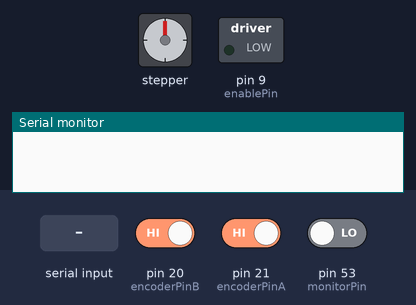
This sketch was run on a simulated Arduino Mega 2560, built with avr-gcc and run on an emulated ATmega2560. On the bench: stepper motor, switched loads named in the sketch (green lamp = pin HIGH), the last lines printed to the serial monitor. Inputs (shaded band) come from the test bench; at power-on: pin 20 (encoderPinB) HIGH, pin 21 (encoderPinA) HIGH, pin 53 (monitorPin) LOW. Stepper angles assume 200 steps per turn; pins used as bus, display or sensor lines are not drawn.

Above: at 2.2 s.
2.3 s: "START\n" received over Serial
At 5.7 s:
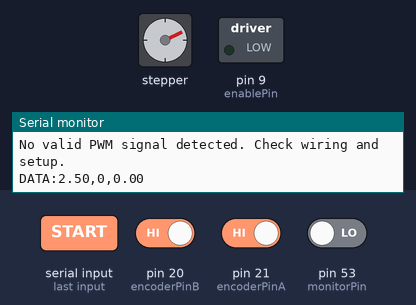
At 9.9 s:
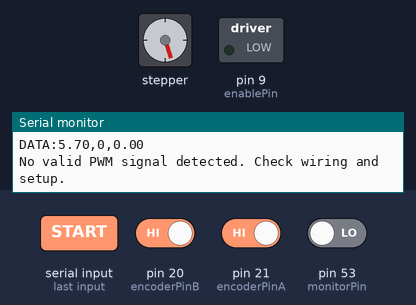
Timing chart, 0 to 20.3 s (numbered marks = the images above; inputs shaded):
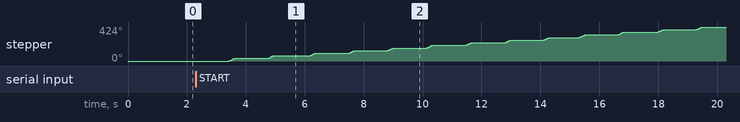

The sketch:

main.ino
```cpp
/*
* Open Road Profiler firmware written by Asad Melibaev
*/

#include "GantryControl.h" // Contains driver and induction sensor controls
#include "LiDARSystem.h" // Contains only the LiDAR controls

void setup() {
    Serial.begin(115200);
    setupGantry(); // Code for gantry setup
    setupLidar();  // Code for LiDAR setup
}

void loop() {
    if (Serial.available() > 0) {
        String command = Serial.readStringUntil('\n');

        // Check for the "START" command from the Python script
        if (command == "START") {
            collectDataPoints(0, 250, 0.1); // Start collecting data move 2.5cm at 0.1 increment steps, so thats like 250v data points
            sendDataToRaspberryPi();
        }
    }
}

void collectDataPoints(float startX, float endX, float stepSize) {
    for (float x = startX; x <= endX; x += stepSize) {
        move_rail_x(x);
        delay(1); // Stabilize the gantry
        readLidar();

        // Send data in the structured format
        Serial.print("DATA:");
        Serial.print(x);        // X value
        Serial.print(",");
        Serial.print(0);        // Y value (always 0)
        Serial.print(",");
        Serial.print(distanceCM); // Z value from LiDAR
        Serial.println();
    }
}

void sendDataToRaspberryPi() {
    Serial.println("Data collection complete!");
}
```

GantryControl.cpp
```cpp
// GantryControl.cpp
#include "GantryControl.h"
#include <math.h>

const uint32_t INFINITY_INT = UINT32_MAX; // 4294967295
const double RC = 0.1466275659824047;     // Rotary calibration constant
const double CN = 1.33351439541; // Rotary Conversion constant
const int stepPin = 13;
const int dirPin = 12;
const int enablePin = 9;
const int encoderPinA = 21;
const int encoderPinB = 20;
const int EndStop0 = 2;
const int EndStop1 = 3;

volatile long encoderPosition = 0;
volatile bool lastAState = LOW;
volatile int offsetFromExpected = 0;

AccelStepper stepper(1, stepPin, dirPin);

void updateEncoder() {
    bool currentAState = digitalRead(encoderPinA);
    bool currentBState = digitalRead(encoderPinB);

    if (currentAState != lastAState) {
        if (currentBState == currentAState) {
            encoderPosition++;
        } else {
            encoderPosition--;
        }
    }

    lastAState = currentAState;
}

void correctLocation(int offsetFromExpected) {
    stepper.moveTo(offsetFromExpected);
    while (stepper.distanceToGo() != 0) {
        stepper.run();
    }
}

void verifiedAccuracy(int distance, int pulses) {
    double TOLERANCE = 0.1; // in mm

    if (fabs(encoderPosition * RC - distance) > TOLERANCE) {
        offsetFromExpected = pulses * CN - encoderPosition;
    }
}

bool move_rail_x(int distance) {
    int pulses = (distance / (2 * PI * 28)) * 3200;
    stepper.moveTo(pulses);
    while (stepper.distanceToGo() != 0) {
        stepper.run();
    }
    return true;
}

void setupGantry() {
    pinMode(EndStop0, INPUT);
    pinMode(EndStop1, INPUT);
    pinMode(enablePin, OUTPUT);
    digitalWrite(enablePin, LOW);
    pinMode(encoderPinA, INPUT_PULLUP);
    pinMode(encoderPinB, INPUT_PULLUP);

    attachInterrupt(digitalPinToInterrupt(encoderPinA), updateEncoder, CHANGE);
    attachInterrupt(digitalPinToInterrupt(encoderPinB), updateEncoder, CHANGE);

    /*
    * Speed and Acceleration settings all in mm
    */
    stepper.setMaxSpeed(2000);
    stepper.setAcceleration(1000);
}

bool MovementUnitTest(float distance) {
    if (CalibrateSystem()) {
        move_rail_x(distance);
        Serial.print("Encoder Position: ");
        Serial.print(encoderPosition * RC);
        Serial.println(" mm");
        Serial.print("Intended Position: ");
        Serial.print(distance);
        Serial.println(" mm");
        if ((round(encoderPosition * RC * 100.0) / 100.0) == distance)
            Serial.println("Unit test 1 passed");
        return true;
    } else {
        Serial.println("Unit test 1 failed");
        return false;
    }
}

bool CalibrateSystem() {
    int InitialEndStopState = digitalRead(EndStop0);
    int RailDistance = 2500;
    bool wait = true;
    if (InitialEndStopState == HIGH) {
        while (wait) {
            wait = !(move_rail_x(RailDistance));
        }
        int LastEndStopState = digitalRead(EndStop1);
        if (LastEndStopState == HIGH) {
            move_rail_x(-1 * RailDistance);
            return true;
        } else {
            Serial.println("Positioning verification has failed!!!");
            return false;
        }
    } else {
        Serial.println("Please Move the block to the start position!!!");
        return false;
    }
}
```

GantryControl.h
```cpp
// GantryControl.h
#ifndef GANTRY_CONTROL_H
#define GANTRY_CONTROL_H

#include <AccelStepper.h>
#include <math.h>

// Constants
extern const uint32_t INFINITY_INT; // Represents a large integer value
extern const double RC;              // Rotary calibration constant
extern const double CN;              // Conversion constant
extern const int stepPin;            // Pin for stepper motor step signal
extern const int dirPin;             // Pin for stepper motor direction signal
extern const int enablePin;          // Pin to enable the stepper driver
extern const int encoderPinA;        // Encoder pin A
extern const int encoderPinB;        // Encoder pin B
extern const int EndStop0;           // Pin for end stop sensor 0
extern const int EndStop1;           // Pin for end stop sensor 1
extern volatile long encoderPosition; // Current position of the encoder
extern volatile bool lastAState;     // Last state of encoder pin A
extern volatile int offsetFromExpected; // Offset from expected position

// Function declarations
void updateEncoder();
void correctLocation(int offsetFromExpected);
void verifiedAccuracy(int distance, int pulses);
bool move_rail_x(int distance);
void setupGantry();
bool MovementUnitTest(float distance);
bool CalibrateSystem();

#endif // GANTRY_CONTROL_H
```

LiDARSystem.cpp
```cpp
#include "LiDARSystem.h"
#include <Arduino.h>
const int triggerPin = 51;     // Trigger pin on Arduino, you connect the monitor pin to the trigger pin via a 1k resistor
const int monitorPin = 53;      // Mode control pin connected to yellow wire

unsigned long pulseDuration;
float distanceCM;

void setupLidar() {
  pinMode(triggerPin, OUTPUT);  // Set trigger pin as output
  pinMode(monitorPin, INPUT);   // Set monitor pin as input

  delay(1000);                  // Wait for the sensor to stabilize
}

void readLidar() {
  // Send a trigger pulse to start a new measurement
  digitalWrite(triggerPin, HIGH);
  delay(10);                    // 10 ms trigger pulse duration
  digitalWrite(triggerPin, LOW);

  // Measure the PWM pulse duration from the mode control pin
  pulseDuration = pulseIn(monitorPin, HIGH, 100000);  // Timeout after 100 ms

  // Convert pulse duration to distance in cm (10 µs per cm)
  if (pulseDuration > 0) {
    distanceCM = pulseDuration;  // Convert to mm

    // Debugging code for the LiDAR
    /*
    Serial.print("Distance: ");
    Serial.print(distanceCM);
    Serial.println(" mm");
    */
  } else {
    /*
    * More debugging code
    */
    Serial.println("No valid PWM signal detected. Check wiring and setup.");
  }
}
```

LiDARSystem.h
```cpp
//LiDARSystem.h
#ifndef LIDARSYSTEM_H
#define LIDARSYSTEM_H

// Constants
extern unsigned long pulseDuration;
extern float distanceCM;

// Functions
void setupLidar();
void readLidar();

#endif
```

Measured:
- after the input at 2.3 s, stepper: turns 32° clockwise in 0.19 s, then 32° clockwise in 0.19 s, repeating every 2.7 s
